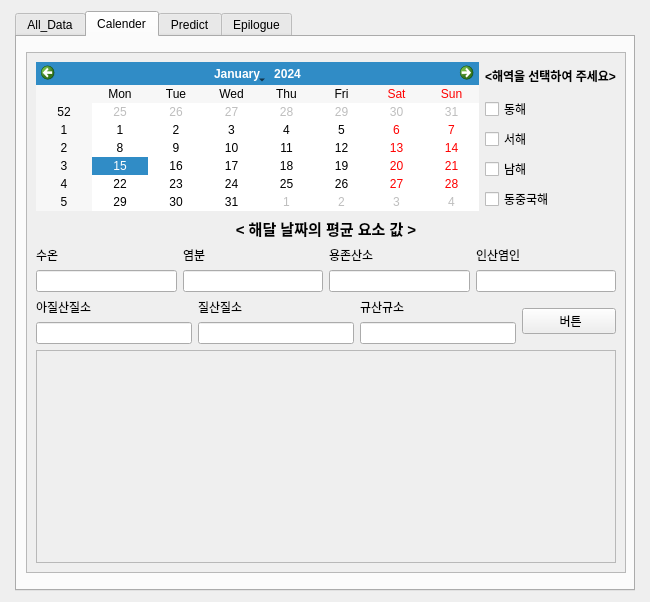
<?xml version="1.0" encoding="UTF-8"?>
<ui version="4.0">
 <class>Dialog</class>
 <widget class="QDialog" name="Dialog">
  <property name="geometry">
   <rect>
    <x>0</x>
    <y>0</y>
    <width>650</width>
    <height>602</height>
   </rect>
  </property>
  <property name="sizePolicy">
   <sizepolicy hsizetype="Fixed" vsizetype="Fixed">
    <horstretch>0</horstretch>
    <verstretch>0</verstretch>
   </sizepolicy>
  </property>
  <property name="minimumSize">
   <size>
    <width>650</width>
    <height>600</height>
   </size>
  </property>
  <property name="maximumSize">
   <size>
    <width>650</width>
    <height>602</height>
   </size>
  </property>
  <property name="windowTitle">
   <string>Dialog</string>
  </property>
  <layout class="QGridLayout" name="gridLayout_15">
   <item row="0" column="0">
    <widget class="QTabWidget" name="tabWidget">
     <property name="sizePolicy">
      <sizepolicy hsizetype="Fixed" vsizetype="Fixed">
       <horstretch>0</horstretch>
       <verstretch>0</verstretch>
      </sizepolicy>
     </property>
     <property name="minimumSize">
      <size>
       <width>620</width>
       <height>580</height>
      </size>
     </property>
     <property name="maximumSize">
      <size>
       <width>620</width>
       <height>580</height>
      </size>
     </property>
     <property name="currentIndex">
      <number>1</number>
     </property>
     <widget class="QWidget" name="tab">
      <attribute name="title">
       <string>All_Data</string>
      </attribute>
      <layout class="QGridLayout" name="gridLayout_10">
       <item row="0" column="0">
        <widget class="QScrollArea" name="scrollArea">
         <property name="enabled">
          <bool>true</bool>
         </property>
         <property name="sizePolicy">
          <sizepolicy hsizetype="Fixed" vsizetype="Fixed">
           <horstretch>0</horstretch>
           <verstretch>0</verstretch>
          </sizepolicy>
         </property>
         <property name="minimumSize">
          <size>
           <width>600</width>
           <height>521</height>
          </size>
         </property>
         <property name="maximumSize">
          <size>
           <width>554</width>
           <height>521</height>
          </size>
         </property>
         <property name="widgetResizable">
          <bool>true</bool>
         </property>
         <widget class="QWidget" name="scrollAreaWidgetContents">
          <property name="geometry">
           <rect>
            <x>0</x>
            <y>0</y>
            <width>598</width>
            <height>519</height>
           </rect>
          </property>
          <layout class="QGridLayout" name="gridLayout_13">
           <item row="0" column="1" rowspan="2">
            <widget class="QPushButton" name="All_Data_read_csv_Pushbutton">
             <property name="minimumSize">
              <size>
               <width>0</width>
               <height>40</height>
              </size>
             </property>
             <property name="text">
              <string>출력하기</string>
             </property>
            </widget>
           </item>
           <item row="0" column="2" rowspan="2">
            <widget class="QPushButton" name="LoadFile_PushButton">
             <property name="text">
              <string>불러오기</string>
             </property>
            </widget>
           </item>
           <item row="5" column="0">
            <widget class="QLabel" name="label_7">
             <property name="text">
              <string>적중률(hit rate)</string>
             </property>
            </widget>
           </item>
           <item row="1" column="0">
            <widget class="QLineEdit" name="All_Data_read_csv_lineEdit">
             <property name="layoutDirection">
              <enum>Qt::LeftToRight</enum>
             </property>
            </widget>
           </item>
           <item row="7" column="0" colspan="3">
            <layout class="QGridLayout" name="gridLayout_3">
             <item row="0" column="0">
              <layout class="QGridLayout" name="gridLayout_7">
               <item row="0" column="0">
                <widget class="QLabel" name="label_4">
                 <property name="text">
                  <string>수온</string>
                 </property>
                </widget>
               </item>
               <item row="0" column="1">
                <widget class="QCheckBox" name="WaterTemp_checkBox">
                 <property name="text">
                  <string/>
                 </property>
                </widget>
               </item>
               <item row="1" column="0" colspan="2">
                <widget class="QLineEdit" name="WaterTempLineEdit"/>
               </item>
               <item row="2" column="0">
                <widget class="QLabel" name="label_9">
                 <property name="text">
                  <string>인산염인</string>
                 </property>
                </widget>
               </item>
               <item row="2" column="1">
                <widget class="QCheckBox" name="PhosphatePhosphorus_checkBox">
                 <property name="text">
                  <string/>
                 </property>
                </widget>
               </item>
               <item row="3" column="0" colspan="2">
                <widget class="QLineEdit" name="PhosphatePhosphoruslineEdit"/>
               </item>
              </layout>
             </item>
             <item row="0" column="2">
              <layout class="QGridLayout" name="gridLayout_2">
               <item row="0" column="0">
                <widget class="QLabel" name="label_6">
                 <property name="text">
                  <string>용존산소</string>
                 </property>
                </widget>
               </item>
               <item row="0" column="1">
                <widget class="QCheckBox" name="DissolvedOxygen_checkBox">
                 <property name="text">
                  <string/>
                 </property>
                </widget>
               </item>
               <item row="0" column="2" rowspan="4">
                <layout class="QGridLayout" name="gridLayout">
                 <item row="1" column="1">
                  <widget class="QCheckBox" name="SilicicAcidSilicon_checkBox">
                   <property name="text">
                    <string/>
                   </property>
                  </widget>
                 </item>
                 <item row="2" column="0" colspan="2">
                  <widget class="QLineEdit" name="SilicicAcidSiliconlineEdit"/>
                 </item>
                 <item row="1" column="0">
                  <widget class="QLabel" name="label_12">
                   <property name="text">
                    <string>규산규소</string>
                   </property>
                  </widget>
                 </item>
                 <item row="0" column="1">
                  <widget class="QPushButton" name="ResetpushButton">
                   <property name="minimumSize">
                    <size>
                     <width>0</width>
                     <height>40</height>
                    </size>
                   </property>
                   <property name="text">
                    <string>리셋</string>
                   </property>
                  </widget>
                 </item>
                 <item row="0" column="0">
                  <widget class="QPushButton" name="SearchpushButton">
                   <property name="minimumSize">
                    <size>
                     <width>0</width>
                     <height>40</height>
                    </size>
                   </property>
                   <property name="text">
                    <string>확인</string>
                   </property>
                  </widget>
                 </item>
                </layout>
               </item>
               <item row="1" column="0" colspan="2">
                <widget class="QLineEdit" name="DissolvedOxygenlineEdit"/>
               </item>
               <item row="2" column="0">
                <widget class="QLabel" name="label_10">
                 <property name="text">
                  <string>질산규소</string>
                 </property>
                </widget>
               </item>
               <item row="2" column="1">
                <widget class="QCheckBox" name="NitricAcidNitrogen_checkBox">
                 <property name="text">
                  <string/>
                 </property>
                </widget>
               </item>
               <item row="3" column="0" colspan="2">
                <widget class="QLineEdit" name="NitricAcidNitrogenlineEdit"/>
               </item>
              </layout>
             </item>
             <item row="0" column="1">
              <layout class="QGridLayout" name="gridLayout_4">
               <item row="0" column="0">
                <widget class="QLabel" name="label_5">
                 <property name="text">
                  <string>염분</string>
                 </property>
                </widget>
               </item>
               <item row="0" column="1">
                <widget class="QCheckBox" name="Salinity_checkBox">
                 <property name="text">
                  <string/>
                 </property>
                </widget>
               </item>
               <item row="1" column="0" colspan="2">
                <widget class="QLineEdit" name="SalinitylineEdit"/>
               </item>
               <item row="2" column="0">
                <widget class="QLabel" name="label_11">
                 <property name="text">
                  <string>아질산질소</string>
                 </property>
                </widget>
               </item>
               <item row="2" column="1">
                <widget class="QCheckBox" name="NitrousAcidNitrogen_checkBox">
                 <property name="text">
                  <string/>
                 </property>
                </widget>
               </item>
               <item row="3" column="0" colspan="2">
                <widget class="QLineEdit" name="NitrousAcidNitrogenlineEdit"/>
               </item>
              </layout>
             </item>
            </layout>
           </item>
           <item row="0" column="0">
            <widget class="QLabel" name="label">
             <property name="text">
              <string>csv파일을 입력하시오.</string>
             </property>
            </widget>
           </item>
           <item row="8" column="0" colspan="3">
            <widget class="QScrollArea" name="scrollArea_3">
             <property name="widgetResizable">
              <bool>true</bool>
             </property>
             <widget class="QWidget" name="scrollAreaWidgetContents_3">
              <property name="geometry">
               <rect>
                <x>0</x>
                <y>0</y>
                <width>574</width>
                <height>116</height>
               </rect>
              </property>
              <layout class="QGridLayout" name="gridLayout_12">
               <item row="0" column="0">
                <widget class="QTextEdit" name="Check_Logit_Result_TextEdit"/>
               </item>
              </layout>
             </widget>
            </widget>
           </item>
           <item row="3" column="0" colspan="3">
            <widget class="QTextEdit" name="All_Data_read_csv_TextEdit">
             <property name="enabled">
              <bool>false</bool>
             </property>
            </widget>
           </item>
           <item row="6" column="0" colspan="3">
            <widget class="QTextEdit" name="LogitModel_result_TextEdit">
             <property name="enabled">
              <bool>false</bool>
             </property>
            </widget>
           </item>
          </layout>
         </widget>
        </widget>
       </item>
      </layout>
     </widget>
     <widget class="QWidget" name="tab_2">
      <attribute name="title">
       <string>Calender</string>
      </attribute>
      <layout class="QGridLayout" name="gridLayout_6">
       <item row="0" column="0">
        <widget class="QScrollArea" name="scrollArea_5">
         <property name="sizePolicy">
          <sizepolicy hsizetype="Fixed" vsizetype="Fixed">
           <horstretch>0</horstretch>
           <verstretch>0</verstretch>
          </sizepolicy>
         </property>
         <property name="minimumSize">
          <size>
           <width>600</width>
           <height>521</height>
          </size>
         </property>
         <property name="maximumSize">
          <size>
           <width>554</width>
           <height>521</height>
          </size>
         </property>
         <property name="widgetResizable">
          <bool>true</bool>
         </property>
         <widget class="QWidget" name="scrollAreaWidgetContents_5">
          <property name="geometry">
           <rect>
            <x>0</x>
            <y>0</y>
            <width>598</width>
            <height>519</height>
           </rect>
          </property>
          <layout class="QGridLayout" name="gridLayout_8">
           <item row="0" column="0">
            <layout class="QGridLayout" name="gridLayout_5">
             <item row="0" column="0">
              <layout class="QVBoxLayout" name="verticalLayout_12">
               <item>
                <layout class="QHBoxLayout" name="horizontalLayout">
                 <item>
                  <widget class="QCalendarWidget" name="calendarWidget"/>
                 </item>
                 <item>
                  <layout class="QVBoxLayout" name="verticalLayout_11">
                   <item>
                    <widget class="QLabel" name="label_27">
                     <property name="toolTip">
                      <string>&lt;html&gt;&lt;head/&gt;&lt;body&gt;&lt;p align=&quot;center&quot;&gt;&lt;br/&gt;&lt;/p&gt;&lt;/body&gt;&lt;/html&gt;</string>
                     </property>
                     <property name="text">
                      <string>&lt;html&gt;&lt;head/&gt;&lt;body&gt;&lt;p&gt;&lt;span style=&quot; font-weight:600;&quot;&gt;&amp;lt;해역을 선택하여 주세요&amp;gt;&lt;/span&gt;&lt;/p&gt;&lt;/body&gt;&lt;/html&gt;</string>
                     </property>
                    </widget>
                   </item>
                   <item>
                    <layout class="QVBoxLayout" name="verticalLayout">
                     <item>
                      <widget class="QCheckBox" name="Area_EestSea_Cbox_2">
                       <property name="text">
                        <string>동해</string>
                       </property>
                      </widget>
                     </item>
                     <item>
                      <widget class="QCheckBox" name="Area_WestSea_Cbox_2">
                       <property name="text">
                        <string>서해</string>
                       </property>
                      </widget>
                     </item>
                     <item>
                      <widget class="QCheckBox" name="Area_SouthSea_Cbox_2">
                       <property name="text">
                        <string>남해</string>
                       </property>
                      </widget>
                     </item>
                     <item>
                      <widget class="QCheckBox" name="Area_EastChinaSea_Cbox_2">
                       <property name="text">
                        <string>동중국해</string>
                       </property>
                      </widget>
                     </item>
                    </layout>
                   </item>
                  </layout>
                 </item>
                </layout>
               </item>
               <item>
                <layout class="QVBoxLayout" name="verticalLayout_10">
                 <item>
                  <layout class="QVBoxLayout" name="verticalLayout_9">
                   <item>
                    <widget class="QLabel" name="label_3">
                     <property name="toolTip">
                      <string>&lt;html&gt;&lt;head/&gt;&lt;body&gt;&lt;p align=&quot;center&quot;&gt;&lt;br/&gt;&lt;/p&gt;&lt;/body&gt;&lt;/html&gt;</string>
                     </property>
                     <property name="text">
                      <string>&lt;html&gt;&lt;head/&gt;&lt;body&gt;&lt;p align=&quot;center&quot;&gt;&lt;span style=&quot; font-size:11pt; font-weight:600;&quot;&gt;&amp;lt; 해달 날짜의 평균 요소 값 &amp;gt;&lt;/span&gt;&lt;/p&gt;&lt;/body&gt;&lt;/html&gt;</string>
                     </property>
                    </widget>
                   </item>
                   <item>
                    <layout class="QHBoxLayout" name="horizontalLayout_2">
                     <item>
                      <layout class="QVBoxLayout" name="verticalLayout_2">
                       <item>
                        <widget class="QLabel" name="label_8">
                         <property name="text">
                          <string>수온</string>
                         </property>
                        </widget>
                       </item>
                       <item>
                        <widget class="QLineEdit" name="theSeasPage_temp_EditLine"/>
                       </item>
                      </layout>
                     </item>
                     <item>
                      <layout class="QVBoxLayout" name="verticalLayout_3">
                       <item>
                        <widget class="QLabel" name="label_13">
                         <property name="text">
                          <string>염분</string>
                         </property>
                        </widget>
                       </item>
                       <item>
                        <widget class="QLineEdit" name="theSeasPage_Sal_EditLine"/>
                       </item>
                      </layout>
                     </item>
                     <item>
                      <layout class="QVBoxLayout" name="verticalLayout_4">
                       <item>
                        <widget class="QLabel" name="label_14">
                         <property name="text">
                          <string>용존산소</string>
                         </property>
                        </widget>
                       </item>
                       <item>
                        <widget class="QLineEdit" name="theSeasPage_DisOxy_EditLine"/>
                       </item>
                      </layout>
                     </item>
                     <item>
                      <layout class="QVBoxLayout" name="verticalLayout_5">
                       <item>
                        <widget class="QLabel" name="label_18">
                         <property name="text">
                          <string>인산염인</string>
                         </property>
                        </widget>
                       </item>
                       <item>
                        <widget class="QLineEdit" name="theSeasPage_Phos_EditLine"/>
                       </item>
                      </layout>
                     </item>
                    </layout>
                   </item>
                  </layout>
                 </item>
                 <item>
                  <layout class="QHBoxLayout" name="horizontalLayout_4">
                   <item>
                    <layout class="QHBoxLayout" name="horizontalLayout_3">
                     <item>
                      <layout class="QVBoxLayout" name="verticalLayout_8">
                       <item>
                        <widget class="QLabel" name="label_16">
                         <property name="text">
                          <string>아질산질소</string>
                         </property>
                        </widget>
                       </item>
                       <item>
                        <widget class="QLineEdit" name="theSeasPage_Nitrous_EditLine"/>
                       </item>
                      </layout>
                     </item>
                     <item>
                      <layout class="QVBoxLayout" name="verticalLayout_7">
                       <item>
                        <widget class="QLabel" name="label_15">
                         <property name="text">
                          <string>질산질소</string>
                         </property>
                        </widget>
                       </item>
                       <item>
                        <widget class="QLineEdit" name="theSeasPage_Nitric_EditLine"/>
                       </item>
                      </layout>
                     </item>
                     <item>
                      <layout class="QVBoxLayout" name="verticalLayout_6">
                       <item>
                        <widget class="QLabel" name="label_17">
                         <property name="text">
                          <string>규산규소</string>
                         </property>
                        </widget>
                       </item>
                       <item>
                        <widget class="QLineEdit" name="theSeasPage_Sas_EditLine"/>
                       </item>
                      </layout>
                     </item>
                    </layout>
                   </item>
                   <item>
                    <widget class="QPushButton" name="Page2Button">
                     <property name="focusPolicy">
                      <enum>Qt::TabFocus</enum>
                     </property>
                     <property name="text">
                      <string>          버튼         </string>
                     </property>
                    </widget>
                   </item>
                  </layout>
                 </item>
                </layout>
               </item>
              </layout>
             </item>
             <item row="1" column="0">
              <widget class="QTextEdit" name="Calendar_textEdit">
               <property name="enabled">
                <bool>false</bool>
               </property>
              </widget>
             </item>
            </layout>
           </item>
          </layout>
         </widget>
        </widget>
       </item>
      </layout>
     </widget>
     <widget class="QWidget" name="tab_4">
      <attribute name="title">
       <string>Predict</string>
      </attribute>
      <layout class="QGridLayout" name="gridLayout_23">
       <item row="0" column="0">
        <widget class="QScrollArea" name="scrollArea_6">
         <property name="sizePolicy">
          <sizepolicy hsizetype="Fixed" vsizetype="Fixed">
           <horstretch>0</horstretch>
           <verstretch>0</verstretch>
          </sizepolicy>
         </property>
         <property name="minimumSize">
          <size>
           <width>600</width>
           <height>521</height>
          </size>
         </property>
         <property name="maximumSize">
          <size>
           <width>554</width>
           <height>521</height>
          </size>
         </property>
         <property name="widgetResizable">
          <bool>true</bool>
         </property>
         <widget class="QWidget" name="scrollAreaWidgetContents_6">
          <property name="geometry">
           <rect>
            <x>0</x>
            <y>0</y>
            <width>598</width>
            <height>519</height>
           </rect>
          </property>
          <layout class="QGridLayout" name="gridLayout_22">
           <item row="0" column="0">
            <layout class="QGridLayout" name="gridLayout_17">
             <item row="0" column="0">
              <layout class="QGridLayout" name="gridLayout_16">
               <item row="0" column="0">
                <widget class="QLabel" name="label_26">
                 <property name="text">
                  <string>수온</string>
                 </property>
                </widget>
               </item>
               <item row="0" column="1">
                <widget class="QLabel" name="label_20">
                 <property name="text">
                  <string>염분</string>
                 </property>
                </widget>
               </item>
               <item row="0" column="2">
                <widget class="QLabel" name="label_23">
                 <property name="text">
                  <string>용존산소</string>
                 </property>
                </widget>
               </item>
               <item row="0" column="3" rowspan="2">
                <widget class="QPushButton" name="PredictPage_3ea_pridet_Button">
                 <property name="text">
                  <string>3EA</string>
                 </property>
                </widget>
               </item>
               <item row="1" column="0">
                <widget class="QLineEdit" name="PredictPage_3ea_Temp_Edit"/>
               </item>
               <item row="1" column="1">
                <widget class="QLineEdit" name="PredictPage_3ea_Sal_Edit"/>
               </item>
               <item row="1" column="2">
                <widget class="QLineEdit" name="PredictPage_3ea_DisOxy_Edit"/>
               </item>
              </layout>
             </item>
             <item row="1" column="0">
              <widget class="QTextEdit" name="PredictPage_3ea_textEdit"/>
             </item>
            </layout>
           </item>
           <item row="1" column="0">
            <layout class="QGridLayout" name="gridLayout_19">
             <item row="0" column="0">
              <layout class="QGridLayout" name="gridLayout_18">
               <item row="0" column="0">
                <widget class="QLabel" name="label_21">
                 <property name="text">
                  <string>인산염인</string>
                 </property>
                </widget>
               </item>
               <item row="0" column="1">
                <widget class="QLabel" name="label_24">
                 <property name="text">
                  <string>아질산질소</string>
                 </property>
                </widget>
               </item>
               <item row="0" column="2">
                <widget class="QLabel" name="label_22">
                 <property name="text">
                  <string>질산질소</string>
                 </property>
                </widget>
               </item>
               <item row="0" column="3">
                <widget class="QLabel" name="label_25">
                 <property name="text">
                  <string>규산규소</string>
                 </property>
                </widget>
               </item>
               <item row="0" column="4" rowspan="2">
                <widget class="QPushButton" name="PredictPage_4ea_pridet_Button">
                 <property name="text">
                  <string>4EA</string>
                 </property>
                </widget>
               </item>
               <item row="1" column="0">
                <widget class="QLineEdit" name="PredictPage_4ea_Phos_Edit"/>
               </item>
               <item row="1" column="1">
                <widget class="QLineEdit" name="PredictPage_4ea_Nitrous_Edit"/>
               </item>
               <item row="1" column="2">
                <widget class="QLineEdit" name="PredictPage_4ea_Nitric_Edit"/>
               </item>
               <item row="1" column="3">
                <widget class="QLineEdit" name="PredictPage_4ea_Sas_Edit"/>
               </item>
              </layout>
             </item>
             <item row="1" column="0">
              <widget class="QTextEdit" name="PredictPage_4ea_textEdit"/>
             </item>
            </layout>
           </item>
           <item row="2" column="0">
            <layout class="QGridLayout" name="gridLayout_21">
             <item row="0" column="0">
              <layout class="QGridLayout" name="gridLayout_20">
               <item row="3" column="0">
                <widget class="QLineEdit" name="PredictPage_7ea_Phos_Edit"/>
               </item>
               <item row="0" column="0">
                <widget class="QLabel" name="label_54">
                 <property name="text">
                  <string>수온</string>
                 </property>
                </widget>
               </item>
               <item row="0" column="1">
                <widget class="QLabel" name="label_53">
                 <property name="text">
                  <string>염분</string>
                 </property>
                </widget>
               </item>
               <item row="1" column="1">
                <widget class="QLineEdit" name="PredictPage_7ea_Sal_Edit"/>
               </item>
               <item row="1" column="2">
                <widget class="QLineEdit" name="PredictPage_7ea_DisOxy_Edit"/>
               </item>
               <item row="2" column="0">
                <widget class="QLabel" name="label_59">
                 <property name="text">
                  <string>인산염인</string>
                 </property>
                </widget>
               </item>
               <item row="0" column="2">
                <widget class="QLabel" name="label_55">
                 <property name="text">
                  <string>용존산소</string>
                 </property>
                </widget>
               </item>
               <item row="0" column="3" rowspan="2">
                <widget class="QPushButton" name="PredictPage_7ea_pridet_Button">
                 <property name="text">
                  <string>7EA</string>
                 </property>
                </widget>
               </item>
               <item row="1" column="0">
                <widget class="QLineEdit" name="PredictPage_7ea_Temp_Edit"/>
               </item>
               <item row="2" column="1">
                <widget class="QLabel" name="label_57">
                 <property name="text">
                  <string>아질산질소</string>
                 </property>
                </widget>
               </item>
               <item row="2" column="2">
                <widget class="QLabel" name="label_56">
                 <property name="text">
                  <string>질산질소</string>
                 </property>
                </widget>
               </item>
               <item row="2" column="3">
                <widget class="QLabel" name="label_58">
                 <property name="text">
                  <string>규산규소</string>
                 </property>
                </widget>
               </item>
               <item row="3" column="2">
                <widget class="QLineEdit" name="PredictPage_7ea_Nitric_Edit"/>
               </item>
               <item row="3" column="3">
                <widget class="QLineEdit" name="PredictPage_7ea_Sas_Edit"/>
               </item>
               <item row="3" column="1">
                <widget class="QLineEdit" name="PredictPage_7ea_Nitrous_Edit"/>
               </item>
              </layout>
             </item>
             <item row="1" column="0">
              <widget class="QTextEdit" name="PredictPage_7ea_textEdit"/>
             </item>
            </layout>
           </item>
          </layout>
         </widget>
        </widget>
       </item>
      </layout>
     </widget>
     <widget class="QWidget" name="tab_3">
      <attribute name="title">
       <string>Epilogue</string>
      </attribute>
      <layout class="QGridLayout" name="gridLayout_9">
       <item row="0" column="0">
        <widget class="QLabel" name="label_2">
         <property name="sizePolicy">
          <sizepolicy hsizetype="Fixed" vsizetype="Fixed">
           <horstretch>0</horstretch>
           <verstretch>0</verstretch>
          </sizepolicy>
         </property>
         <property name="minimumSize">
          <size>
           <width>600</width>
           <height>519</height>
          </size>
         </property>
         <property name="maximumSize">
          <size>
           <width>554</width>
           <height>519</height>
          </size>
         </property>
         <property name="text">
          <string>&lt;html&gt;&lt;head/&gt;&lt;body&gt;&lt;p align=&quot;center&quot;&gt;&lt;span style=&quot; font-family:'휴먼명조'; font-size:14pt;&quot;&gt;정선해양관측자료를 통해본 유해적조&lt;/span&gt;&lt;/p&gt;&lt;p align=&quot;center&quot;&gt;&lt;span style=&quot; font-family:'휴먼명조';&quot;&gt;김준한 · 강민석 · 이동현 &lt;/span&gt;&lt;/p&gt;&lt;p align=&quot;center&quot;&gt;&lt;span style=&quot; font-family:'휴먼명조';&quot;&gt;신라대학교 빅데이터연구실&lt;/span&gt;&lt;/p&gt;&lt;p align=&quot;center&quot;&gt;&lt;span style=&quot; font-family:'휴먼명조'; font-size:11pt;&quot;&gt;The toxic red tide, ocean observation information through the Choice&lt;/span&gt;&lt;/p&gt;&lt;p align=&quot;center&quot;&gt;&lt;span style=&quot; font-family:'휴먼명조';&quot;&gt;Kim-Jun Han · Gang-Min Seok · Lee-Dong Hyeon&lt;/span&gt;&lt;/p&gt;&lt;p align=&quot;center&quot;&gt;&lt;span style=&quot; font-family:'휴먼명조';&quot;&gt;Korea Silla Univercity BigData Lab&lt;/span&gt;&lt;/p&gt;&lt;p align=&quot;center&quot;&gt;&lt;span style=&quot; font-family:'휴먼명조';&quot;&gt;E-mail : axzswq@sillain.ac.kr&lt;/span&gt;&lt;/p&gt;&lt;p align=&quot;center&quot;&gt;&lt;br/&gt;&lt;/p&gt;&lt;p align=&quot;center&quot;&gt;&lt;span style=&quot; font-family:'휴먼명조';&quot;&gt;적조현상은 우리의 생태계나 인류에게 위협적인 환경문제 중 하나이다. &lt;/span&gt;&lt;/p&gt;&lt;p align=&quot;center&quot;&gt;&lt;span style=&quot; font-family:'휴먼명조';&quot;&gt;그 중에서 유해적조는 정말로 치명적이다. 이러한 적조 원인은 플랑크톤의 이상 증식이다. &lt;/span&gt;&lt;/p&gt;&lt;p align=&quot;center&quot;&gt;&lt;span style=&quot; font-family:'휴먼명조';&quot;&gt;이상 증식에 대해서 연구는 많이 있지만, 정확히 어떤 성분이 어느 정도의 &lt;/span&gt;&lt;/p&gt;&lt;p align=&quot;center&quot;&gt;&lt;span style=&quot; font-family:'휴먼명조';&quot;&gt;원인을 제공하는지 자세히 나온 자료가 없다.&lt;/span&gt;&lt;/p&gt;&lt;p align=&quot;center&quot;&gt;&lt;span style=&quot; font-family:'휴먼명조';&quot;&gt;본 논문에서 저자들은 해양요인들 중 정선해양관측정보에서 &lt;/span&gt;&lt;/p&gt;&lt;p align=&quot;center&quot;&gt;&lt;span style=&quot; font-family:'휴먼명조';&quot;&gt;수온, 염분, 용존산소, 인산염인, 아질산질소, 질산규소, 규산수소의 7개의 요소를 &lt;/span&gt;&lt;/p&gt;&lt;p align=&quot;center&quot;&gt;&lt;span style=&quot; font-family:'휴먼명조';&quot;&gt;python의 pandas 라이브러리를 이용하여서 데이터 추출, 과거적조발생자료를 &lt;/span&gt;&lt;/p&gt;&lt;p align=&quot;center&quot;&gt;&lt;span style=&quot; font-family:'휴먼명조';&quot;&gt;국립수산과학원에서 웹 크롤링한 후에 자료들과 통합하여서 &lt;/span&gt;&lt;/p&gt;&lt;p align=&quot;center&quot;&gt;&lt;span style=&quot; font-family:'휴먼명조';&quot;&gt;영향력을 제공하는 요소를 로지스틱 회귀분석 방식으로 분석했다. &lt;/span&gt;&lt;/p&gt;&lt;p align=&quot;center&quot;&gt;&lt;span style=&quot; font-family:'휴먼명조';&quot;&gt;2000~2017년 정보들을 대상으로 진행하였다.&lt;/span&gt;&lt;/p&gt;&lt;p align=&quot;center&quot;&gt;&lt;span style=&quot; font-family:'휴먼명조';&quot;&gt;본 논문을 통해 해양에 적조가 생기는 이유를 정밀하게 발견하고 &lt;/span&gt;&lt;/p&gt;&lt;p align=&quot;center&quot;&gt;&lt;span style=&quot; font-family:'휴먼명조';&quot;&gt;적조발생을 예방하며 생태계와 학술계에 도움이 되기를 희망합니다.&lt;/span&gt;&lt;/p&gt;&lt;p align=&quot;center&quot;&gt;&lt;br/&gt;&lt;/p&gt;&lt;p align=&quot;center&quot;&gt;담당 교수)윤홍원 교수님&lt;/p&gt;&lt;/body&gt;&lt;/html&gt;</string>
         </property>
        </widget>
       </item>
      </layout>
     </widget>
    </widget>
   </item>
  </layout>
 </widget>
 <resources/>
 <connections/>
</ui>
